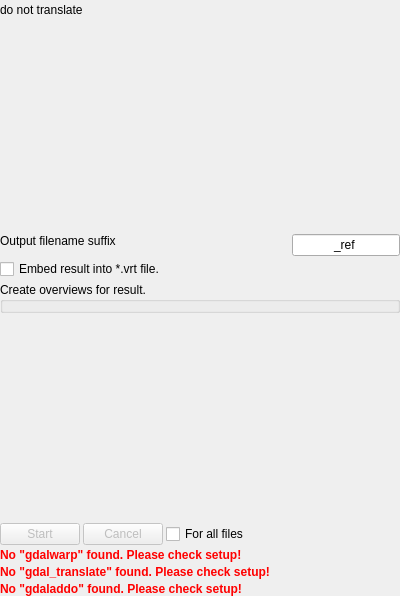
<?xml version="1.0" encoding="UTF-8"?>
<ui version="4.0">
 <class>IToolRefMap</class>
 <widget class="QWidget" name="IToolRefMap">
  <property name="geometry">
   <rect>
    <x>0</x>
    <y>0</y>
    <width>400</width>
    <height>596</height>
   </rect>
  </property>
  <property name="windowTitle">
   <string>Form</string>
  </property>
  <layout class="QVBoxLayout" name="verticalLayout_4">
   <property name="spacing">
    <number>3</number>
   </property>
   <property name="leftMargin">
    <number>0</number>
   </property>
   <property name="topMargin">
    <number>3</number>
   </property>
   <property name="rightMargin">
    <number>0</number>
   </property>
   <property name="bottomMargin">
    <number>0</number>
   </property>
   <item>
    <widget class="QFrame" name="frame">
     <property name="frameShape">
      <enum>QFrame::NoFrame</enum>
     </property>
     <property name="frameShadow">
      <enum>QFrame::Plain</enum>
     </property>
     <layout class="QVBoxLayout" name="verticalLayout_3">
      <property name="spacing">
       <number>3</number>
      </property>
      <property name="leftMargin">
       <number>0</number>
      </property>
      <property name="topMargin">
       <number>0</number>
      </property>
      <property name="rightMargin">
       <number>0</number>
      </property>
      <property name="bottomMargin">
       <number>0</number>
      </property>
      <item>
       <widget class="QLabel" name="labelHelp">
        <property name="text">
         <string>do not translate</string>
        </property>
        <property name="textFormat">
         <enum>Qt::RichText</enum>
        </property>
        <property name="wordWrap">
         <bool>true</bool>
        </property>
       </widget>
      </item>
      <item>
       <widget class="CItemListWidget" name="itemList" native="true"/>
      </item>
      <item>
       <widget class="QFrame" name="frameInput">
        <property name="frameShape">
         <enum>QFrame::NoFrame</enum>
        </property>
        <property name="frameShadow">
         <enum>QFrame::Plain</enum>
        </property>
        <layout class="QVBoxLayout" name="verticalLayout_2">
         <property name="spacing">
          <number>0</number>
         </property>
         <property name="leftMargin">
          <number>0</number>
         </property>
         <property name="topMargin">
          <number>0</number>
         </property>
         <property name="rightMargin">
          <number>0</number>
         </property>
         <property name="bottomMargin">
          <number>0</number>
         </property>
         <item>
          <widget class="QStackedWidget" name="stackedWidget"/>
         </item>
        </layout>
       </widget>
      </item>
      <item>
       <layout class="QHBoxLayout" name="horizontalLayout_3">
        <item>
         <widget class="QLabel" name="label_2">
          <property name="sizePolicy">
           <sizepolicy hsizetype="Expanding" vsizetype="Preferred">
            <horstretch>0</horstretch>
            <verstretch>0</verstretch>
           </sizepolicy>
          </property>
          <property name="text">
           <string>Output filename suffix</string>
          </property>
          <property name="alignment">
           <set>Qt::AlignLeading|Qt::AlignLeft|Qt::AlignTop</set>
          </property>
          <property name="wordWrap">
           <bool>true</bool>
          </property>
         </widget>
        </item>
        <item>
         <widget class="QLineEdit" name="lineSuffix">
          <property name="sizePolicy">
           <sizepolicy hsizetype="Preferred" vsizetype="Fixed">
            <horstretch>0</horstretch>
            <verstretch>0</verstretch>
           </sizepolicy>
          </property>
          <property name="text">
           <string>_ref</string>
          </property>
          <property name="alignment">
           <set>Qt::AlignCenter</set>
          </property>
         </widget>
        </item>
       </layout>
      </item>
      <item>
       <widget class="QCheckBox" name="checkCreateVrt">
        <property name="text">
         <string>Embed result into *.vrt file.</string>
        </property>
       </widget>
      </item>
      <item>
       <widget class="CToolOverviewGroupBox" name="groupOverviews">
        <property name="title">
         <string>Create overviews for result.</string>
        </property>
       </widget>
      </item>
      <item>
       <spacer name="verticalSpacer">
        <property name="orientation">
         <enum>Qt::Vertical</enum>
        </property>
        <property name="sizeHint" stdset="0">
         <size>
          <width>20</width>
          <height>40</height>
         </size>
        </property>
       </spacer>
      </item>
      <item>
       <layout class="QHBoxLayout" name="horizontalLayout_2">
        <property name="spacing">
         <number>3</number>
        </property>
        <item>
         <widget class="QPushButton" name="pushStart">
          <property name="enabled">
           <bool>false</bool>
          </property>
          <property name="text">
           <string>Start</string>
          </property>
          <property name="icon">
           <iconset resource="../resources.qrc">
            <normaloff>:/icons/32x32/Apply.png</normaloff>:/icons/32x32/Apply.png</iconset>
          </property>
         </widget>
        </item>
        <item>
         <widget class="QPushButton" name="pushCancel">
          <property name="enabled">
           <bool>false</bool>
          </property>
          <property name="text">
           <string>Cancel</string>
          </property>
          <property name="icon">
           <iconset resource="../resources.qrc">
            <normaloff>:/icons/32x32/Cancel.png</normaloff>:/icons/32x32/Cancel.png</iconset>
          </property>
         </widget>
        </item>
        <item>
         <widget class="QCheckBox" name="checkAllFiles">
          <property name="text">
           <string>For all files</string>
          </property>
         </widget>
        </item>
        <item>
         <spacer name="horizontalSpacer_2">
          <property name="orientation">
           <enum>Qt::Horizontal</enum>
          </property>
          <property name="sizeHint" stdset="0">
           <size>
            <width>40</width>
            <height>20</height>
           </size>
          </property>
         </spacer>
        </item>
       </layout>
      </item>
     </layout>
    </widget>
   </item>
   <item>
    <widget class="QLabel" name="labelNoGdalwarp">
     <property name="text">
      <string>&lt;b style='color: red;'&gt;No &quot;gdalwarp&quot; found. Please check setup!&lt;/b&gt;</string>
     </property>
     <property name="wordWrap">
      <bool>true</bool>
     </property>
    </widget>
   </item>
   <item>
    <widget class="QLabel" name="labelNoGdalTranslate">
     <property name="text">
      <string>&lt;b style='color: red;'&gt;No &quot;gdal_translate&quot; found. Please check setup!&lt;/b&gt;</string>
     </property>
     <property name="wordWrap">
      <bool>true</bool>
     </property>
    </widget>
   </item>
   <item>
    <widget class="QLabel" name="labelNoGdaladdo">
     <property name="text">
      <string>&lt;b style='color: red;'&gt;No &quot;gdaladdo&quot; found. Please check setup!&lt;/b&gt;</string>
     </property>
     <property name="wordWrap">
      <bool>true</bool>
     </property>
    </widget>
   </item>
  </layout>
 </widget>
 <customwidgets>
  <customwidget>
   <class>CItemListWidget</class>
   <extends>QWidget</extends>
   <header>items/CItemListWidget.h</header>
   <container>1</container>
  </customwidget>
  <customwidget>
   <class>CToolOverviewGroupBox</class>
   <extends>QGroupBox</extends>
   <header>tool/CToolOverviewGroupBox.h</header>
   <container>1</container>
  </customwidget>
 </customwidgets>
 <resources>
  <include location="../resources.qrc"/>
 </resources>
 <connections/>
</ui>
